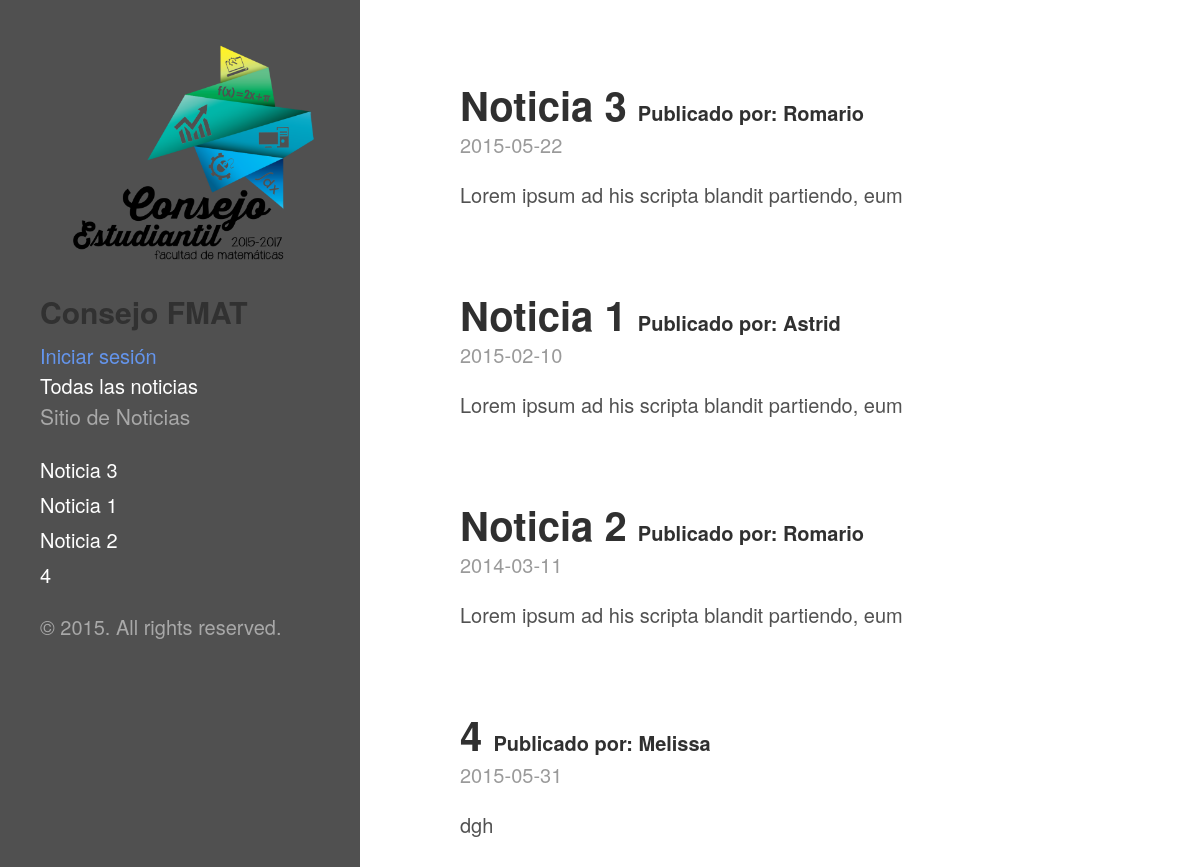
The page / on the database its author committed.
### tables this page shows
CREATE TABLE IF NOT EXISTS `noticias` (
`id_noticia` int(11) NOT NULL,
  `fecha` datetime NOT NULL,
  `titulo` varchar(20) NOT NULL,
  `cuerpo` text NOT NULL,
  `id_usuario` int(11) NOT NULL
);

CREATE TABLE IF NOT EXISTS `usuarios` (
`id_usuario` int(11) NOT NULL,
  `nombre_usuario` varchar(20) NOT NULL,
  `contrasena` varchar(8) NOT NULL
);

### BD/global.php (called while the page is built, shortened)
<?php
function ejecutar_query($query)
{
    $con = mysqli_connect(SERVER, USER, PASSWORD, DB_NAME) or die ("Error " . mysqli_error($con));
    return mysqli_query($con, $query);
}

### index.php (the view, shortened to what this page needs)
<?php
include 'BD/global.php';
$sentencia_sql = 'SELECT * FROM noticias JOIN usuarios ON noticias.id_usuario = usuarios.id_usuario';
$noticias = ejecutar_query($sentencia_sql);
?>
<!DOCTYPE html>
<html xmlns="http://www.w3.org/1999/xhtml" xml:lang="en" lang="en-us">
<head>
  <link rel="stylesheet" href="public/css/main.css">
</head>
<body>
<?php include '_sidebar.php' ?>
  <div class="content container">
    <div class="posts">
      <?php foreach($noticias as $noticia):?>
      <div class="post">
        <h1 class="post-title">
          <a href="ver_noticia.php?id=<?php echo $noticia['id_noticia']; ?>">
            <?php echo $noticia['titulo'] ?>
          </a>
            <span style="font-size: .5em" color: cornflowerblue" >Publicado por: <?php echo $noticia['nombre_usuario'] ?></span>
        </h1>
        <span class="post-date"><?php echo date("Y-m-d",strtotime($noticia["fecha"]))?></span>
        <div>
          <?php echo substr($noticia['cuerpo'], 0, 50);?>
        </div>
      </div>
      <?php endforeach ?>
    </div>
  </div>
</body>
</html>

### _sidebar.php (shortened to what this page needs)
<div class="sidebar">
    <div class="container sidebar-sticky">
        <div class="sidebar-about">
            <img src="public/img/CE_MATE.png" alt="">
            <h2>
                Consejo FMAT
            </h2>
            <a href="admin/login.php" style="color: cornflowerblue">Iniciar sesión</a><br/>
            <a href="index.php">Todas las noticias</a>
            <p class="lead">Sitio de Noticias</p>
        </div>
        <nav class="sidebar-nav">
            <?php foreach($noticias as $noti):?>
                <a class="sidebar-nav-item" href="ver_noticia.php?id=<?php echo $noti['id_noticia']; ?>"><?php echo $noti['titulo']?></a>
            <?php endforeach ?>
        </nav>
        <p>&copy; 2015. All rights reserved.</p>
    </div>
</div>

### public/css/main.css (style rules this page uses)
* { -webkit-box-sizing: border-box; -moz-box-sizing: border-box; box-sizing: border-box; }
html { font-family: "PT Sans", Helvetica, Arial, sans-serif; }
@media (min-width: 48em) { html { font-size: 16px; } }
@media (min-width: 58em) { html { font-size: 20px; } }
html, body { margin: 0; padding: 0; }
html { font-family: "Helvetica Neue", Helvetica, Arial, sans-serif; font-size: 16px; line-height: 1.5; }
@media (min-width: 38em) { html { font-size: 20px; } }
body { color: #515151; background-color: #fff; }
a { color: #268bd2; text-decoration: none; }
h1, h2, h3, h4, h5, h6 { margin-bottom: .5rem; font-weight: bold; line-height: 1.25; color: #313131; text-rendering: optimizeLegibility; }
h1 { font-size: 2rem; }
h2 { margin-top: 1rem; font-size: 1.5rem; }
p { margin-top: 0; margin-bottom: 1rem; }
img { display: block; max-width: 100%; margin: 0 0 1rem; border-radius: 5px; }
.lead { font-size: 1.05rem; font-weight: 100; }
.container { padding-left: 1rem; padding-right: 1rem; margin-left: auto; margin-right: auto; }
.page, .post { margin-bottom: 4em; }
.page-title, .post-title, .post-title a { color: #303030; }
.page-title, .post-title { margin-top: 0; }
.post-date { display: block; margin-top: -.5rem; margin-bottom: 1rem; color: #9a9a9a; }
.sidebar { text-align: center; padding: 2rem 1rem; color: rgba(255,255,255,.5); background-color: #505050; }
@media (min-width: 48em) { .sidebar { position: fixed; top: 0; left: 0; bottom: 0; width: 18rem; text-align: left; } }
.sidebar a { color: #fff; }
.sidebar-nav { margin-bottom: 1rem; }
.sidebar-nav-item { display: block; line-height: 1.75; }
.content { padding-top: 4rem; padding-bottom: 4rem; }
@media (min-width: 48em) { .content { margin-left: 20rem; margin-right: 2rem; } }
@media (min-width: 64em) { .content { margin-left: 22rem; margin-right: 4rem; } }

### rows shown on the page
noticias: titulo "Noticia 3", id_usuario.nombre_usuario "Romario", fecha "2015-05-22", cuerpo "Lorem ipsum ad his scripta blandit partiendo, eum"
noticias: titulo "Noticia 1", id_usuario.nombre_usuario "Astrid", fecha "2015-02-10", cuerpo "Lorem ipsum ad his scripta blandit partiendo, eum"
noticias: titulo "Noticia 2", id_usuario.nombre_usuario "Romario", fecha "2014-03-11", cuerpo "Lorem ipsum ad his scripta blandit partiendo, eum"
noticias: titulo "4", id_usuario.nombre_usuario "Melissa", fecha "2015-05-31", cuerpo "dgh"
